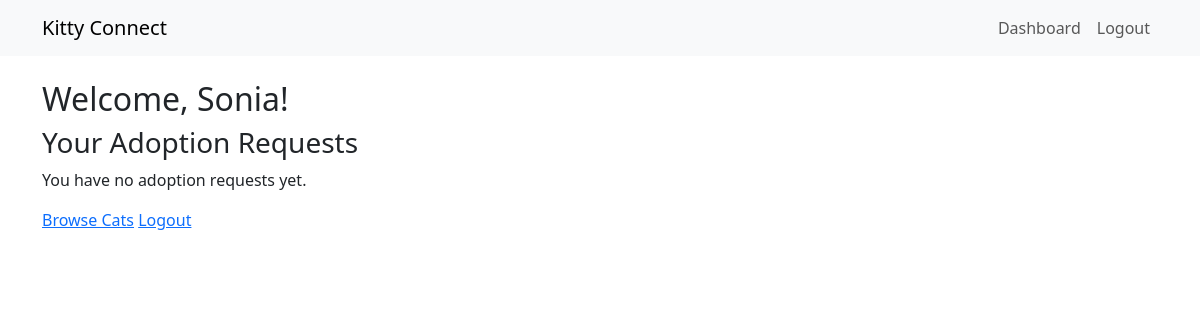
/account/dashboard/ (signed in), run on an earlier commit of the app's database.
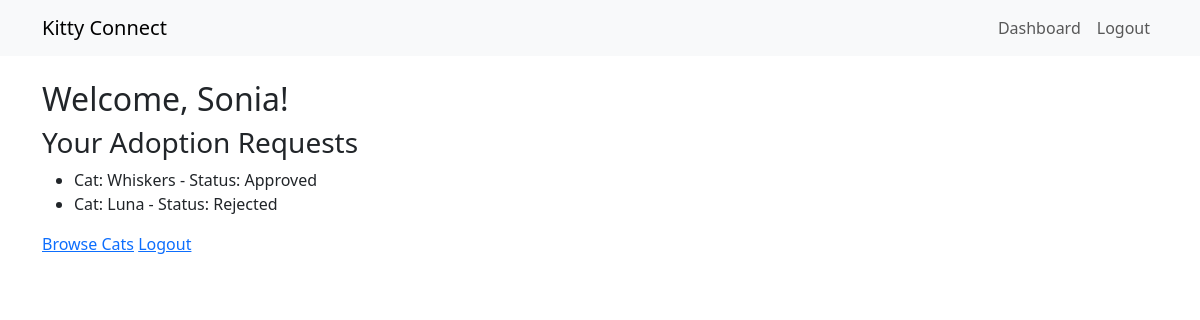
And on a later commit of the database.
### adoption/models.py (models this page shows, shortened)
class AdoptionRequest(models.Model):
    user = models.ForeignKey(User, on_delete=models.CASCADE)
    cat = models.ForeignKey(Cat, on_delete=models.CASCADE)
    message = models.TextField(blank=True, null=True)
    status = models.CharField(
        max_length=20,
        choices=[('Pending', 'Pending'), ('Approved', 'Approved'), ('Rejected','Rejected')],
        default='Pending'
    )

### cat/models.py (models this page shows, shortened)
class Cat(models.Model):
    name=models.CharField(max_length=50)
    age=models.IntegerField()
    breed=models.TextField()
    description=models.TextField()
    available=models.BooleanField(default=False)

### account/views.py (the view)
# urls.py: path("dashboard/", user_dashboard, name="dashboard")
@login_required
def user_dashboard(request):
    user = request.user
    adoption_requests = AdoptionRequest.objects.filter(user=user)
    return render(request, "account/dashboard.html", {"adoption_requests": adoption_requests})

### account/templates/account/dashboard.html (shortened to what this page needs)
{% extends 'base.html' %}
{% block content %}
<h2>Welcome, {{ user.username }}!</h2>
<h3>Your Adoption Requests</h3>
{% if adoption_requests %}
    <ul>
        {% for request in adoption_requests %}
            <li>
                Cat: {{ request.cat.name }} - Status: {{ request.status }}
            </li>
        {% endfor %}
    </ul>
{% else %}
    <p>You have no adoption requests yet.</p>
{% endif %}
<a href="{% url 'cat_list' %}">Browse Cats</a>
<a href="{% url 'logout' %}">Logout</a>
{% endblock %}

What changed in the data, as far as the page shows it:
added AdoptionRequest: cat.name "Whiskers", status "Approved"
added AdoptionRequest: cat.name "Luna", status "Rejected"
Also different on the page:
text no longer shown: "You have no adoption requests yet."
